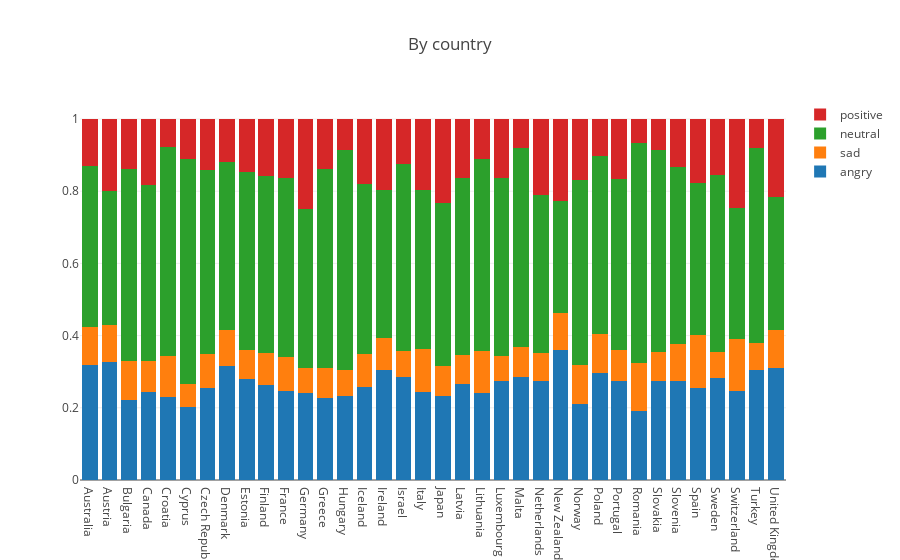

Notebook cell for this chart:
### Markdown cell above
# By country

### Code cell
df = merged_simplified[[1,2,3,4,'total', 'country_name']]
wm = lambda x: np.average(x, weights=df.loc[x.index, 'total'])
f = {'total': ['sum'], 1: {1 : wm}, 2: {2 : wm} , 3: {3 : wm}, 4: {4: wm}}
df = df.groupby(['country_name']).agg(f)
df = df.reset_index()

data = [
        go.Bar(
        x=df[('country_name', '')],
        y=df[(1, 1)],
        name='angry'
        
    ),
    go.Bar(
        x=df[('country_name', '')],
        y=df[(2, 2)],
        name='sad'
        
    ),
    go.Bar(
        x=df[('country_name', '')],
        y=df[(3, 3)],
        
        name='neutral'
    ),
    go.Bar(
        x=df[('country_name', '')],
        y=df[(4, 4)],
        name='positive'
    )

]

layout = go.Layout(
    barmode='stack',
    title='By country'
)

fig = go.Figure(data=data, layout=layout)
iplot(fig)

### Figure 1 — Plotly figure (JSON) as saved in the notebook; plotly's stock layout.template omitted (floating-point values rounded to 4 significant figures)
{"data": [{"name": "angry", "type": "bar", "uid": "06d1a90c-db70-11e8-8fab-cf00cb28b2ff", "x": ["Australia", "Austria", "Bulgaria", "Canada", "Croatia", "Cyprus", "Czech Republic", "Denmark", "Estonia", "Finland", "France", "Germany", "Greece", "Hungary", "Iceland", "Ireland", "Israel", "Italy", "Japan", "Latvia", "Lithuania", "Luxembourg", "Malta", "Netherlands", "New Zealand", "Norway", "Poland", "Portugal", "Romania", "Slovakia", "Slovenia", "Spain", "Sweden", "Switzerland", "Turkey", "United Kingdom"], "y": [0.3179, 0.3271, 0.2216, 0.2451, 0.2313, 0.2036, 0.255, 0.3155, 0.2808, 0.264, 0.2461, 0.2417, 0.2269, 0.2324, 0.2585, 0.3043, 0.2857, 0.2445, 0.234, 0.2663, 0.2404, 0.2755, 0.2846, 0.2747, 0.3592, 0.2101, 0.2972, 0.2744, 0.1902, 0.2729, 0.2744, 0.2557, 0.2817, 0.2468, 0.3039, 0.3114]}, {"name": "sad", "type": "bar", "uid": "06d1aace-db70-11e8-8fab-cf00cb28b2ff", "x": ["Australia", "Austria", "Bulgaria", "Canada", "Croatia", "Cyprus", "Czech Republic", "Denmark", "Estonia", "Finland", "France", "Germany", "Greece", "Hungary", "Iceland", "Ireland", "Israel", "Italy", "Japan", "Latvia", "Lithuania", "Luxembourg", "Malta", "Netherlands", "New Zealand", "Norway", "Poland", "Portugal", "Romania", "Slovakia", "Slovenia", "Spain", "Sweden", "Switzerland", "Turkey", "United Kingdom"], "y": [0.1054, 0.1028, 0.1082, 0.08495, 0.1116, 0.06361, 0.09448, 0.1006, 0.08005, 0.08842, 0.09423, 0.06921, 0.08403, 0.07365, 0.09051, 0.08915, 0.07198, 0.1176, 0.08058, 0.0789, 0.1158, 0.06888, 0.083, 0.07833, 0.1041, 0.1094, 0.1085, 0.08664, 0.1337, 0.08079, 0.1023, 0.1455, 0.07367, 0.1435, 0.07442, 0.1038]}, {"name": "neutral", "type": "bar", "uid": "06d1abb4-db70-11e8-8fab-cf00cb28b2ff", "x": ["Australia", "Austria", "Bulgaria", "Canada", "Croatia", "Cyprus", "Czech Republic", "Denmark", "Estonia", "Finland", "France", "Germany", "Greece", "Hungary", "Iceland", "Ireland", "Israel", "Italy", "Japan", "Latvia", "Lithuania", "Luxembourg", "Malta", "Netherlands", "New Zealand", "Norway", "Poland", "Portugal", "Romania", "Slovakia", "Slovenia", "Spain", "Sweden", "Switzerland", "Turkey", "United Kingdom"], "y": [0.4464, 0.3701, 0.533, 0.4879, 0.5805, 0.6209, 0.5084, 0.4649, 0.4917, 0.4894, 0.4951, 0.439, 0.5496, 0.6088, 0.47, 0.4089, 0.5183, 0.4412, 0.4534, 0.4911, 0.5333, 0.4923, 0.5534, 0.4356, 0.3102, 0.5122, 0.4917, 0.4729, 0.6093, 0.5611, 0.491, 0.422, 0.4897, 0.3645, 0.5411, 0.3696]}, {"name": "positive", "type": "bar", "uid": "06d1ac72-db70-11e8-8fab-cf00cb28b2ff", "x": ["Australia", "Austria", "Bulgaria", "Canada", "Croatia", "Cyprus", "Czech Republic", "Denmark", "Estonia", "Finland", "France", "Germany", "Greece", "Hungary", "Iceland", "Ireland", "Israel", "Italy", "Japan", "Latvia", "Lithuania", "Luxembourg", "Malta", "Netherlands", "New Zealand", "Norway", "Poland", "Portugal", "Romania", "Slovakia", "Slovenia", "Spain", "Sweden", "Switzerland", "Turkey", "United Kingdom"], "y": [0.1304, 0.2, 0.1372, 0.182, 0.07656, 0.112, 0.1421, 0.1189, 0.1474, 0.1582, 0.1646, 0.25, 0.1395, 0.08511, 0.181, 0.1977, 0.124, 0.1967, 0.232, 0.1637, 0.1104, 0.1633, 0.07905, 0.2114, 0.2265, 0.1683, 0.1026, 0.1661, 0.06684, 0.08515, 0.1324, 0.1767, 0.1549, 0.2452, 0.08062, 0.2152]}], "layout": {"barmode": "stack", "title": "By country"}}
